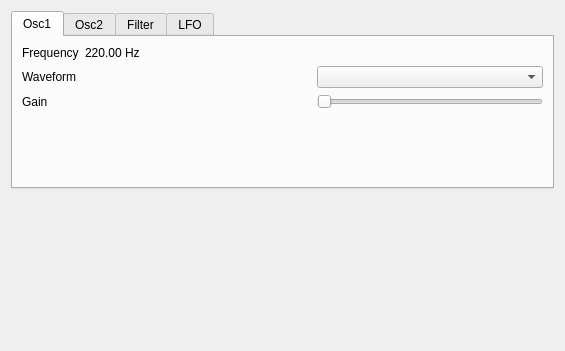
<?xml version="1.0" encoding="UTF-8"?>
<ui version="4.0">
 <class>SynthesizerView</class>
 <widget class="QWidget" name="SynthesizerView">
  <property name="geometry">
   <rect>
    <x>0</x>
    <y>0</y>
    <width>565</width>
    <height>351</height>
   </rect>
  </property>
  <property name="windowTitle">
   <string>Form</string>
  </property>
  <layout class="QGridLayout" name="gridLayout_3">
   <item row="1" column="0">
    <spacer name="verticalSpacer">
     <property name="orientation">
      <enum>Qt::Vertical</enum>
     </property>
     <property name="sizeHint" stdset="0">
      <size>
       <width>20</width>
       <height>40</height>
      </size>
     </property>
    </spacer>
   </item>
   <item row="0" column="0">
    <widget class="QTabWidget" name="tabWidget">
     <property name="currentIndex">
      <number>0</number>
     </property>
     <widget class="QWidget" name="tab">
      <attribute name="title">
       <string>Osc1</string>
      </attribute>
      <layout class="QGridLayout" name="gridLayout">
       <item row="0" column="0">
        <layout class="QGridLayout" name="Osc1SynthesizerGridLayout">
         <item row="2" column="0">
          <widget class="QLabel" name="Osc1GainLabel">
           <property name="text">
            <string>Gain</string>
           </property>
          </widget>
         </item>
         <item row="0" column="0">
          <widget class="QLabel" name="Osc1FrequencyLabel">
           <property name="sizePolicy">
            <sizepolicy hsizetype="Fixed" vsizetype="Preferred">
             <horstretch>0</horstretch>
             <verstretch>0</verstretch>
            </sizepolicy>
           </property>
           <property name="text">
            <string>Frequency</string>
           </property>
          </widget>
         </item>
         <item row="1" column="1">
          <spacer name="Osc1HorizontalSpacer">
           <property name="orientation">
            <enum>Qt::Horizontal</enum>
           </property>
           <property name="sizeHint" stdset="0">
            <size>
             <width>40</width>
             <height>20</height>
            </size>
           </property>
          </spacer>
         </item>
         <item row="0" column="1">
          <widget class="QLabel" name="Osc1FrequencyValueLabel">
           <property name="sizePolicy">
            <sizepolicy hsizetype="Fixed" vsizetype="Preferred">
             <horstretch>0</horstretch>
             <verstretch>0</verstretch>
            </sizepolicy>
           </property>
           <property name="text">
            <string>220.00 Hz</string>
           </property>
          </widget>
         </item>
         <item row="1" column="2">
          <widget class="QComboBox" name="Osc1WaveformComboBox"/>
         </item>
         <item row="1" column="0">
          <widget class="QLabel" name="Osc1WaveformLabel">
           <property name="text">
            <string>Waveform</string>
           </property>
          </widget>
         </item>
         <item row="2" column="2">
          <widget class="QSlider" name="Osc1GainHorizontalSlider">
           <property name="orientation">
            <enum>Qt::Horizontal</enum>
           </property>
          </widget>
         </item>
        </layout>
       </item>
       <item row="1" column="0">
        <spacer name="verticalSpacer_3">
         <property name="orientation">
          <enum>Qt::Vertical</enum>
         </property>
         <property name="sizeHint" stdset="0">
          <size>
           <width>20</width>
           <height>40</height>
          </size>
         </property>
        </spacer>
       </item>
      </layout>
     </widget>
     <widget class="QWidget" name="tab_2">
      <attribute name="title">
       <string>Osc2</string>
      </attribute>
      <layout class="QGridLayout" name="gridLayout_2">
       <item row="0" column="0">
        <layout class="QGridLayout" name="Osc2SynthesizerGridLayout">
         <item row="3" column="1">
          <spacer name="Osc2HorizontalSpacer">
           <property name="orientation">
            <enum>Qt::Horizontal</enum>
           </property>
           <property name="sizeHint" stdset="0">
            <size>
             <width>40</width>
             <height>20</height>
            </size>
           </property>
          </spacer>
         </item>
         <item row="2" column="1">
          <widget class="QLabel" name="Osc2FrequencyValueLabel">
           <property name="sizePolicy">
            <sizepolicy hsizetype="Fixed" vsizetype="Preferred">
             <horstretch>0</horstretch>
             <verstretch>0</verstretch>
            </sizepolicy>
           </property>
           <property name="text">
            <string>220.00 Hz</string>
           </property>
           <property name="alignment">
            <set>Qt::AlignRight|Qt::AlignTrailing|Qt::AlignVCenter</set>
           </property>
          </widget>
         </item>
         <item row="2" column="0">
          <widget class="QLabel" name="Osc2FrequencyLabel">
           <property name="sizePolicy">
            <sizepolicy hsizetype="Fixed" vsizetype="Preferred">
             <horstretch>0</horstretch>
             <verstretch>0</verstretch>
            </sizepolicy>
           </property>
           <property name="text">
            <string>Frequency</string>
           </property>
          </widget>
         </item>
         <item row="4" column="2">
          <widget class="QSlider" name="Osc2GainHorizontalSlider">
           <property name="orientation">
            <enum>Qt::Horizontal</enum>
           </property>
          </widget>
         </item>
         <item row="3" column="0">
          <widget class="QLabel" name="Osc2WaveformLabel">
           <property name="text">
            <string>Waveform</string>
           </property>
          </widget>
         </item>
         <item row="4" column="0">
          <widget class="QLabel" name="Osc2GainLabel">
           <property name="text">
            <string>Gain</string>
           </property>
          </widget>
         </item>
         <item row="3" column="2">
          <widget class="QComboBox" name="Osc2WaveformComboBox"/>
         </item>
         <item row="1" column="0">
          <widget class="QCheckBox" name="Osc2CheckBox">
           <property name="text">
            <string>On/Off</string>
           </property>
          </widget>
         </item>
        </layout>
       </item>
       <item row="1" column="0">
        <spacer name="verticalSpacer_2">
         <property name="orientation">
          <enum>Qt::Vertical</enum>
         </property>
         <property name="sizeHint" stdset="0">
          <size>
           <width>20</width>
           <height>40</height>
          </size>
         </property>
        </spacer>
       </item>
      </layout>
     </widget>
     <widget class="QWidget" name="tab_3">
      <attribute name="title">
       <string>Filter</string>
      </attribute>
      <layout class="QGridLayout" name="gridLayout_5">
       <item row="0" column="0">
        <layout class="QGridLayout" name="FilterGridLayout">
         <item row="1" column="2">
          <widget class="QComboBox" name="FilterTypeComboBox"/>
         </item>
         <item row="1" column="0">
          <widget class="QLabel" name="FilterTypeLabel">
           <property name="text">
            <string>Filter Type</string>
           </property>
          </widget>
         </item>
         <item row="0" column="0">
          <widget class="QCheckBox" name="FilterCheckBox">
           <property name="text">
            <string>On/Off</string>
           </property>
          </widget>
         </item>
         <item row="2" column="2">
          <widget class="QSlider" name="FilterCutOffHorizontalSlider">
           <property name="orientation">
            <enum>Qt::Horizontal</enum>
           </property>
          </widget>
         </item>
         <item row="2" column="1">
          <widget class="QLabel" name="FilterCutOffValueLabel">
           <property name="text">
            <string>100</string>
           </property>
           <property name="alignment">
            <set>Qt::AlignLeading|Qt::AlignLeft|Qt::AlignVCenter</set>
           </property>
          </widget>
         </item>
         <item row="1" column="1">
          <spacer name="FilterTypeHorizontalSpacer">
           <property name="orientation">
            <enum>Qt::Horizontal</enum>
           </property>
           <property name="sizeHint" stdset="0">
            <size>
             <width>40</width>
             <height>20</height>
            </size>
           </property>
          </spacer>
         </item>
         <item row="2" column="0">
          <widget class="QLabel" name="FilterCutOffLabel">
           <property name="text">
            <string>Frequency</string>
           </property>
          </widget>
         </item>
         <item row="4" column="0">
          <widget class="QLabel" name="FilterResonanceLabel">
           <property name="text">
            <string>Resonance</string>
           </property>
          </widget>
         </item>
         <item row="4" column="2">
          <widget class="QSlider" name="FilterResonanceHorizontalSlider">
           <property name="orientation">
            <enum>Qt::Horizontal</enum>
           </property>
          </widget>
         </item>
         <item row="4" column="1">
          <widget class="QLabel" name="FilterResonanceValueLabel">
           <property name="text">
            <string>100</string>
           </property>
           <property name="alignment">
            <set>Qt::AlignLeading|Qt::AlignLeft|Qt::AlignVCenter</set>
           </property>
          </widget>
         </item>
        </layout>
       </item>
       <item row="1" column="0">
        <spacer name="SynthesizerViewVerticalSpacer">
         <property name="orientation">
          <enum>Qt::Vertical</enum>
         </property>
         <property name="sizeHint" stdset="0">
          <size>
           <width>20</width>
           <height>40</height>
          </size>
         </property>
        </spacer>
       </item>
      </layout>
     </widget>
     <widget class="QWidget" name="LFOTab">
      <attribute name="title">
       <string>LFO</string>
      </attribute>
     </widget>
    </widget>
   </item>
  </layout>
 </widget>
 <resources/>
 <connections/>
</ui>
